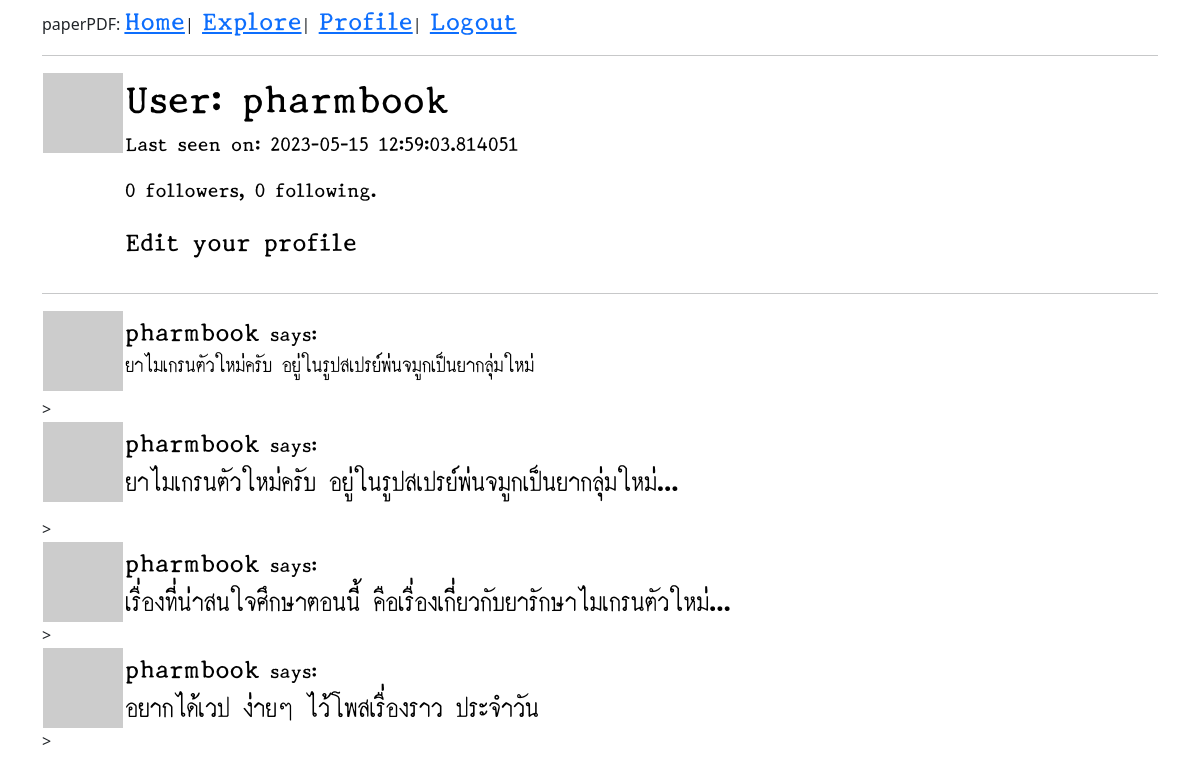
The page /user/pharmbook (signed in) on the database its author committed.
### app/models.py (models this page shows, shortened)
class User(UserMixin, db.Model):
    id = db.Column(db.Integer, primary_key=True)
    username = db.Column(db.String(64), index=True, unique=True)
    email = db.Column(db.String(120), index=True, unique=True)
    password_hash = db.Column(db.String(128))
    posts = db.relationship('Post', backref='author', lazy='dynamic')
    about_me = db.Column(db.String(140))
    last_seen = db.Column(db.DateTime, default=datetime.utcnow)
    followed = db.relationship(
        'User', secondary=followers,
        primaryjoin=(followers.c.follower_id == id),
        secondaryjoin=(followers.c.followed_id == id),
        backref=db.backref('followers', lazy='dynamic'), lazy='dynamic')
    def avatar(self, size):
        digest = md5(self.email.lower().encode('utf-8')).hexdigest()
        return 'https://www.gravatar.com/avatar/{}?d=identicon&s={}'.format(
            digest, size)

class Post(db.Model):
    id = db.Column(db.Integer, primary_key=True)
    body = db.Column(db.Text)
    timestamp = db.Column(db.DateTime, index=True, default=datetime.utcnow)
    user_id = db.Column(db.Integer, db.ForeignKey('user.id'))

### app/routes.py (the view)
@app.route('/user/<username>')
@login_required
def user(username):
    user = User.query.filter_by(username=username).first_or_404()
    page = request.args.get('page', 1, type=int)
    posts = user.posts.order_by(Post.timestamp.desc()).paginate(
        page=page, per_page=app.config['POSTS_PER_PAGE'], error_out=False)
    next_url = url_for('user', username=user.username, page=posts.next_num) \
        if posts.has_next else None
    prev_url = url_for('user', username=user.username, page=posts.prev_num) \
        if posts.has_prev else None
    form = EmptyForm()
    return render_template('user.html', user=user, posts=posts.items,
                           next_url=next_url, prev_url=prev_url, form=form)

### app/models.py (called while the page is built)
@login.user_loader
def load_user(id):
    return User.query.get(int(id))

### app/routes.py (called while the page is built)
@app.before_request
def before_request():
    if current_user.is_authenticated:
        current_user.last_seen = datetime.utcnow()
        db.session.commit()

### app/templates/user.html (shortened to what this page needs)
{% extends "base.html" %}
{% block content %}
    <table>
        <tr valign="top">
            <td><img src="{{ user.avatar(128) }}"></td>
            <td>
                <h1>User: {{ user.username }}</h1>
                {% if user.last_seen %}<p>Last seen on: {{ user.last_seen }}</p>{% endif %}
                <p>{{ user.followers.count() }} followers, {{ user.followed.count() }} following.</p>
                {% if user == current_user %}
                <p><a href="{{ url_for('edit_profile') }}">Edit your profile</a></p>
                {% endif %}
            </td>
        </tr>
    </table>
    <hr>
    {% for post in posts %}
        {% include '_post.html' %}
    {% endfor %}
{% endblock %}

### app/templates/base.html (shortened to what this page needs)
<!DOCTYPE html>
<html lang="en">
<head>
    <link rel="stylesheet" href="{{url_for('static',filename='css/base.css')}}">
    <link href="https://cdn.jsdelivr.net/npm/bootstrap@5.0.2/dist/css/bootstrap.min.css" rel="stylesheet">
</head>
<body>
    <div class="container">
        <div>paperPDF:
            <a href="{{ url_for('index') }}">Home</a>|&nbsp;
            <a href="{{ url_for('explore') }}">Explore</a>|&nbsp;
            {% if current_user.is_anonymous %}
            <a href="{{ url_for('login') }}">Login</a>|&nbsp;
            {% else %}
            <a href="{{ url_for('user', username=current_user.username) }}">Profile</a>|&nbsp;
            <a href="{{ url_for('logout') }}">Logout</a>
            {% endif %}
        </div>
        <hr>
        {% block content %} {% endblock %}
    </div>
</body>
</html>

### app/templates/_post.html
<table>
    <tr valign="top">
        <td><img src="{{ post.author.avatar(36) }}"></td>
        <td><a href="{{ url_for('user', username=post.author.username) }}">{{ post.author.username }}</a> says:<br>
            <a href="{{url_for('seepost',id=post.id)}}">
                {{ post.body|truncate(100)|safe }}
            </a>
        </td>
    </tr>
</table>>

### app/static/css/base.css (style rules this page uses)
body { font-family: "pimdeed"; color: black }
a { font-family: "pimdeed"; color:black; font-size: 26px; text-decoration: none; cursor: pointer; }
h1 { font-family: "pimdeed"; color: black; font-size: 24px; }
p { font-family: "pimdeed"; color: black; font-size: 20px; }
td { font-family: "pimdeed"; color: black; font-size: 20px; }
td a { text-decoration: none; cursor: pointer; color: black; }

### rows shown on the page
User: username "pharmbook", last_seen "2023-05-15 12:59:03.814051"
Post: author.username "pharmbook", body "ยาไมเกรนตัวใหม่ครับ อยู่ในรูปสเปรย์พ่นจมูกเป็นยากลุ่มใหม่"
Post: author.username "pharmbook", body "ยาไมเกรนตัวใหม่ครับ อยู่ในรูปสเปรย์พ่นจมูกเป็นยากลุ่มใหม่..."
Post: author.username "pharmbook", body "เรื่องที่น่าสนใจศึกษาตอนนี้ คือเรื่องเกี่ยวกับยารักษาไมเกรนตัวใหม่..."
Post: author.username "pharmbook", body "อยากได้เวป ง่ายๆ ไว้โพสเรื่องราว ประจำวัน"

### other values the page prints
{{ user.followers.count() }} "0"
{{ user.followed.count() }} "0"
